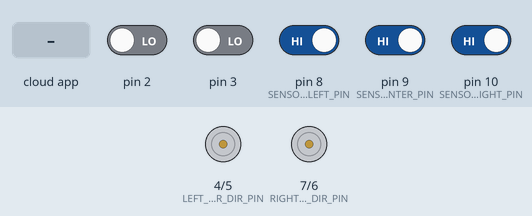
Simulated run of this sketch. Board: Arduino Uno, built with avr-gcc and run on an emulated ATmega328P. On the bench: direction and speed pins drawn as motors (green arrow = direction pin HIGH = forward, orange = LOW = backward, longer = more drive). Inputs (shaded band) come from the test bench; at power-on: pin 8 (SENSOR_LEFT_PIN), pin 9 (SENSOR_CENTER_PIN), pin 10 (SENSOR_RIGHT_PIN) HIGH, pin 2, pin 3 LOW. The ROS host is connected and sends only what is stated.

Above: at 1.2 s.
1.3 s: the phone or cloud app sets left to 45
At 2.3 s:
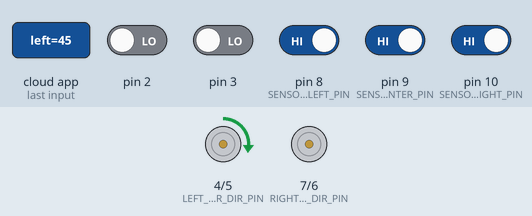
4.3 s: the phone or cloud app sets right to 45
At 5.7 s:
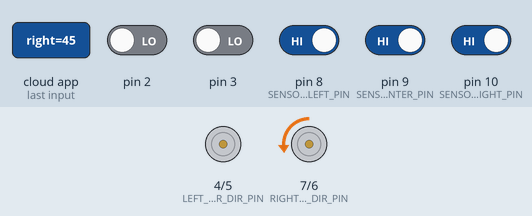
7.3 s: the phone or cloud app sets left to 90
At 8.0 s:
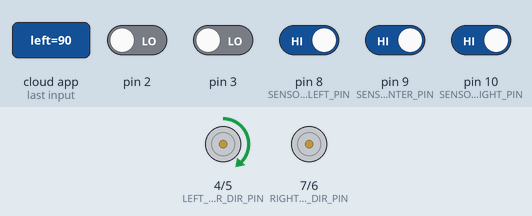
10.3 s: the phone or cloud app sets right to 90
At 11.4 s:
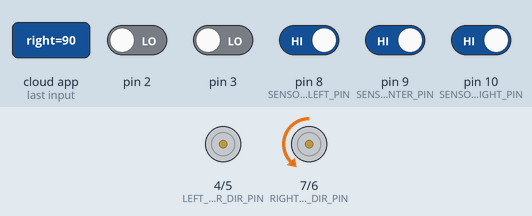
13.3 s: the phone or cloud app sets left to 180
At 13.8 s:
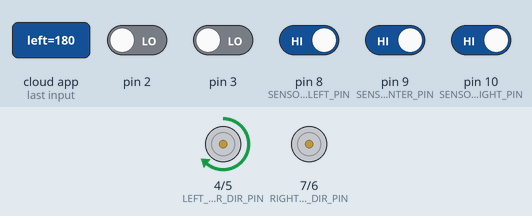
16.3 s: the phone or cloud app sets right to 180
At 17.2 s:
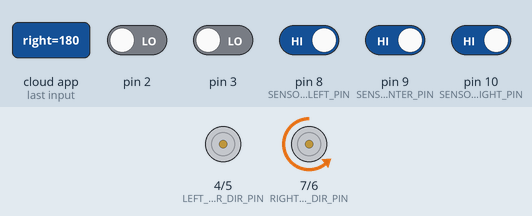
Timing chart, 0 to 19.8 s (numbered marks = the images above; inputs shaded):
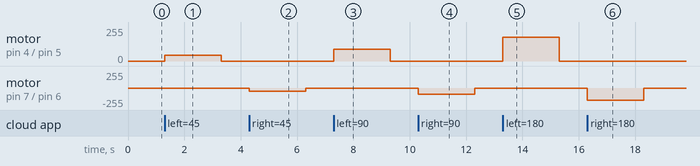

The sketch:

green_robot.ino
```cpp
// подключение библиотек
#include <ros.h>
#include <sensor_msgs/JointState.h>
#include <std_msgs/Int32.h>

// константы для конфигурации
#define LEFT_ENCODER_PIN                11      // пин направления движения левого энкодера (не используется)
#define RIGHT_ENCODER_PIN               12      // пин направления движения правого энкодера (не используется)
#define LEFT_ENCODER_INTERRUPT_NB       0       // номер прерывания левого энкодера (pin 2)
#define RIGHT_ENCODER_INTERRUPT_NB      1       // номер прерывания правогоы энкодера (pin 3)

#define LEFT_MOTOR_PWM_PIN              5       // пин левого мотора (ШИМ-сигнал)
#define LEFT_MOTOR_DIR_PIN              4       // пин левого мотора (направления движения)
#define RIGHT_MOTOR_PWM_PIN             6       // пин правого мотора (ШИМ-сигнал)
#define RIGHT_MOTOR_DIR_PIN             7       // пин правого мотора (направления движения)

#define SENSOR_LEFT_PIN                 8       // пин датчика касания левый
#define SENSOR_CENTER_PIN               9       // пин датчика касания центральный
#define SENSOR_RIGHT_PIN                10      // пин датчика касания правый

#define COUNT_MOTORS                    2       // количество моторов, энкодеров
#define COUNT_TOUCH_SENSORS             3       // количество датчиков касания

#define TIME_PUB_INFO_ENCODERS_MS       20      // интервал для публикации сообщений с энкодеров в топик
#define TIME_PUB_INFO_TOUCH_SENSORS_MS  20      // интервал для публикации сообщений с датчиков касания в топик
#define TIME_NO_MSG_MS                  2000    // время ожидания восстановления связи при отсутствии сообщений с управляющим воздействием (далее стоп моторы)

#define MOTOR_VALUE_MAX                 255     // максимальное значение подаваемое на драйвер
#define MOTOR_VALUE_MIN                 20      // минимальное значение подаваемое на драйвер


// стороны робота
#define LEFT                        0
#define RIGHT                       1

///////////////////////////////////////////////////////////////////////////////////////

// объявление обработчиков прерываний с энкодеров
void callBackInterruptLeftEncoder();
void callBackInterruptRightEncoder();

// объявление обработчиков сообщений из топиков предназначеных для управления моторами
void callBackCmdMotorLeft( const std_msgs::Int32& msg);
void callBackCmdMotorRight( const std_msgs::Int32& msg);

// объявление узла
ros::NodeHandle nh;

// объявление массивов для хранения и публикации данных с энкодеров в топик
char *encoders_names[COUNT_MOTORS] = {"wheel_left", "wheel_right"};
float encoders_pos[COUNT_MOTORS] = {0.0, 0.0};
float encoders_vel[COUNT_MOTORS] = {0.0, 0.0};
float encoders_eff[COUNT_MOTORS] = {0.0, 0.0};

// объявление массивов для хранения и публикации данных с датчиков касания в топик
char *sensors_touch_names[COUNT_TOUCH_SENSORS] = {"sensor_left", "sensor_center", "sensor_right"};
float sensors_touch_pos[COUNT_TOUCH_SENSORS] = {0.0, 0.0, 0.0};
float sensors_touch_vel[COUNT_TOUCH_SENSORS] = {0.0, 0.0, 0.0};
float sensors_touch_eff[COUNT_TOUCH_SENSORS] = {0.0, 0.0, 0.0};

float cmd_motors[COUNT_MOTORS] = {0.0, 0.0};                             // управляющие воздействия на моторы

// объявление переменных для учета последних действий
unsigned long time_last_pub_encoders = 0;                              // последнее время публикации значений энкодеров в топик
unsigned long time_last_pub_sensors_touch = 0;                         // последнее время публикации значений датчиков касания в топик
unsigned long time_last_msgs_cmd_vel = 0;                              // последнее время получения сообщения с управляющим воздействием

// обявление типов сообщений для энкодеров и датчиков касания
sensor_msgs::JointState encoders_msg;
sensor_msgs::JointState sensors_touch_msg;

// объявление издателей топиков с данными от энкодеров и датчиков касания
ros::Publisher pub_encoders("sensors/encoders", &encoders_msg);
ros::Publisher pub_sensors_touch("sensors/touch", &sensors_touch_msg);

// объявление подписчиков на топики управления моторами
ros::Subscriber<std_msgs::Int32> sub_cmd_motor_left("motor/left", &callBackCmdMotorLeft );
ros::Subscriber<std_msgs::Int32> sub_cmd_motor_right("motor/right", &callBackCmdMotorRight );

//стандартная функция setup
void setup() {
    nh.getHardware()->setBaud(115200);       // задаем скорость обмена информацией по интефейсу serial
    nh.initNode();                           // инициализируем узел
    nh.advertise(pub_encoders);              // инициализируем издателя сообщений с энкодеров (публикатора топика)
    nh.advertise(pub_sensors_touch);         // инициализируем издателя сообщений с датчиков касания (публикатора топика)
    nh.subscribe(sub_cmd_motor_left);        // инициализируем подписчика на управляющее воздействие для левого мотора
    nh.subscribe(sub_cmd_motor_right);       // инициализируем подписчика на управляющее воздействие для правого мотора

    // подписываемся на прерывания (для подсчета количества импульсов с энкодеров)
    attachInterrupt(LEFT_ENCODER_INTERRUPT_NB,  callBackInterruptLeftEncoder, CHANGE);
    attachInterrupt(RIGHT_ENCODER_INTERRUPT_NB, callBackInterruptRightEncoder, CHANGE);

    // объявляем режимы работы для выводов микроконтроллера
    pinMode(LEFT_MOTOR_PWM_PIN, OUTPUT);
    pinMode(LEFT_MOTOR_DIR_PIN, OUTPUT);
    pinMode(RIGHT_MOTOR_PWM_PIN, OUTPUT);
    pinMode(RIGHT_MOTOR_DIR_PIN, OUTPUT);

    pinMode(SENSOR_LEFT_PIN, INPUT);
    pinMode(SENSOR_CENTER_PIN, INPUT);
    pinMode(SENSOR_RIGHT_PIN, INPUT);

    // инициализируем сообщение для энкодеров
    encoders_msg.header.frame_id =  "/encoders";
    encoders_msg.name_length = COUNT_MOTORS;
    encoders_msg.velocity_length = COUNT_MOTORS;
    encoders_msg.position_length = COUNT_MOTORS;
    encoders_msg.effort_length = COUNT_MOTORS;
    encoders_msg.name = encoders_names;
    encoders_msg.position = encoders_pos;
    encoders_msg.velocity = encoders_vel;
    encoders_msg.effort = encoders_eff;

    // инициализируем сообщение для датчиков касания
    sensors_touch_msg.header.frame_id =  "/touch";
    sensors_touch_msg.name_length = COUNT_TOUCH_SENSORS;
    sensors_touch_msg.velocity_length = COUNT_TOUCH_SENSORS;
    sensors_touch_msg.position_length = COUNT_TOUCH_SENSORS;
    sensors_touch_msg.effort_length = COUNT_TOUCH_SENSORS;
    sensors_touch_msg.name = sensors_touch_names;
    sensors_touch_msg.position = sensors_touch_pos;
    sensors_touch_msg.velocity = sensors_touch_vel;
    sensors_touch_msg.effort = sensors_touch_eff;
}

//стандартная функция loop
void loop(){
    // Останавливаем робота если не приходят сообщения с управляющим воздействием
    if (millis() - time_last_msgs_cmd_vel > TIME_NO_MSG_MS) {
        cmd_motors[LEFT] = 0;
        cmd_motors[RIGHT] = 0;
    }

    // передаем управляющее воздействие на драйвер
    cmd_velMotors(cmd_motors[LEFT], LEFT);
    cmd_velMotors(cmd_motors[RIGHT], RIGHT);

    // проверяем нужно ли публиковать данные энкодеров
    if (millis() - time_last_pub_encoders > TIME_PUB_INFO_ENCODERS_MS) {
        encoders_msg.header.stamp = nh.now();                           // заполняем время сообщения
        pub_encoders.publish(&encoders_msg);                            // публикуем сообщение с значениями энкодеров

        time_last_pub_encoders = millis();                              // фиксируем время последней публикации значений энкодеров
    }

    // проверяем нужно ли публиковать данные датчиков касания
    if (millis() - time_last_pub_sensors_touch > TIME_PUB_INFO_TOUCH_SENSORS_MS) {
        pubInfoSensorTouch();                                           // опрашиваем и публикуем состояния датчиков касания

        time_last_pub_sensors_touch = millis();                         // фиксируем время последней публикации значений датчиков касания
    }
    nh.spinOnce();
}

// функция опроса датчиков касания и передачи данных в топик
void pubInfoSensorTouch(){
    sensors_touch_msg.header.stamp = nh.now();                         // заполняем поле времени в сообшении
    sensors_touch_msg.position[0] = !digitalRead(SENSOR_LEFT_PIN);     // опрашиваем левый датчик касания и записываем в сообщение инверсию значения
    sensors_touch_msg.position[1] = !digitalRead(SENSOR_CENTER_PIN);   // опрашиваем центральный датчик касания и записываем в сообщение инверсию значения
    sensors_touch_msg.position[2] = !digitalRead(SENSOR_RIGHT_PIN);    // опрашиваем правый датчик касания и записываем в сообщение инверсию значения

    pub_sensors_touch.publish(&sensors_touch_msg);                     // публикуем сообщение в топик
}

// обработчик полученного сообщения с управляющим воздействием для левого колеса
void callBackCmdMotorLeft( const std_msgs::Int32& msg){
    cmd_motors[LEFT] = msg.data;                                       // заполняем массив полученным значением в сообщении
    time_last_msgs_cmd_vel = millis();                                 // фиксируем время последнего управляющего воздействия
}

// обработчик полученного сообщения с управляющим воздействием для правого колеса
void callBackCmdMotorRight( const std_msgs::Int32& msg){
    cmd_motors[RIGHT] = msg.data;                                      // заполняем массив полученным значением в сообщении
    time_last_msgs_cmd_vel = millis();                                 // фиксируем время последнего управляющего воздействия
}

// обработчик прерывания для левого колеса
inline void callBackInterruptLeftEncoder() {
    encoders_pos[LEFT] += getRotationDir(cmd_motors[LEFT]);            // получаем необходимое значение для суммирования с счетчиком  импульсов в зависимости от направления вращения мотора
}

// обработчик прерывания для правого колеса
inline void callBackInterruptRightEncoder() {
    encoders_pos[RIGHT] += getRotationDir(cmd_motors[RIGHT]);          // получаем необходимое значение для суммирования с счетчиком  импульсов в зависимости от направления вращения мотора
}

// определение направления вращения мотора по последнему управляющему воздействию
float getRotationDir(int value) {
    if (value >= 0) {
        if (value == 0) {
            return 0.0;     // стоп
        }
        else
        {
            return 1.0;     // вращение вперед
        }
    }
    else
    {
        return -1.0;        // вращение назад
    }
}

// управление мотором на определенной стороне робота (1 пин определяет направление, 2 пин ШИМ-сигнал)
void cmd_velMotors(int value, int side) {
    // избавляемся от переполнения ШИМ
    if (value > MOTOR_VALUE_MAX)
        value = MOTOR_VALUE_MAX;
    if (value < -MOTOR_VALUE_MAX)
        value = -MOTOR_VALUE_MAX;

    // убираем значения ниже минимального значения при котором моторы могут вращаться
    if (value < 0 && value >= -MOTOR_VALUE_MIN)
        value = -MOTOR_VALUE_MIN;
    if (value > 0 && value <= MOTOR_VALUE_MIN)
        value = MOTOR_VALUE_MIN;

    // передаем значение ШИМ-сигнала на мотор

    analogWrite(side==LEFT ? LEFT_MOTOR_PWM_PIN : RIGHT_MOTOR_PWM_PIN, abs(value));

    // передаем значение определяющее направление вращения мотора
    if (value >= 0) {
        // вращение вперед или стоп
        digitalWrite(side==LEFT ? LEFT_MOTOR_DIR_PIN : RIGHT_MOTOR_DIR_PIN, side==LEFT ? HIGH : LOW);
    } else {
        // вращение назад
        digitalWrite(side==LEFT ? LEFT_MOTOR_DIR_PIN : RIGHT_MOTOR_DIR_PIN, side==LEFT ? LOW : HIGH);
    }
}
```

Measured:
- after the input at 1.3 s, motor on pin 4 (LEFT_MOTOR_DIR_PIN) / pin 5 (LEFT_MOTOR_PWM_PIN): stopped → forward 45/255 at once, → stopped 2.0 s later
- after the input at 4.3 s, motor on pin 7 (RIGHT_MOTOR_DIR_PIN) / pin 6 (RIGHT_MOTOR_PWM_PIN): stopped → backward 45/255 at once, → stopped 2.0 s later
- after the input at 7.3 s, motor on pin 4 (LEFT_MOTOR_DIR_PIN) / pin 5 (LEFT_MOTOR_PWM_PIN): stopped → forward 90/255 at once, → stopped 2.0 s later
- after the input at 10.3 s, motor on pin 7 (RIGHT_MOTOR_DIR_PIN) / pin 6 (RIGHT_MOTOR_PWM_PIN): stopped → backward 90/255 at once, → stopped 2.0 s later
- after the input at 13.3 s, motor on pin 4 (LEFT_MOTOR_DIR_PIN) / pin 5 (LEFT_MOTOR_PWM_PIN): stopped → forward 180/255 at once, → stopped 2.0 s later
- after the input at 16.3 s, motor on pin 7 (RIGHT_MOTOR_DIR_PIN) / pin 6 (RIGHT_MOTOR_PWM_PIN): stopped → backward 180/255 at once, → stopped 2.0 s later
